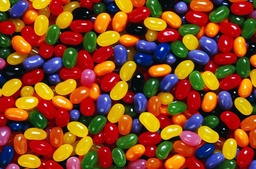
#> input picture Images/Jelly Beans.jpg, 256 x 169 px, shrunk from 680 x 450 before the run, found by its file name
$ python bean_counter.py
#> lines starting #> are read from the running program, lines starting #| are printed output that depends on the picture
### colour_helper.py
# Colour Helper
# Functions that help wither colours


light_pixel = (255, 255, 255)
light_gray = (128, 128, 128)
dark_gray = (127, 127, 127)
dark_pixel = (0, 0, 0)


# [30 lines left out: functions is_light, pixel_to_grayscale, not called in this run]


def pixel_to_name(pixel: tuple) -> str:

    red, green, blue = pixel

    if red < 55 and blue < 55 and green > 130:
        return "green"

    # Jelly bean colours
    elif red < 80 and green > 90 and blue < 50:
        return "jelly bean green"
    elif  240 > red > 210 and 220 > green > 180 and blue < 50:
        return "yellow"
    elif 220 > red > 50 and blue > 170 and  220 > green > 70:
        return "blue"
    elif  10 > red and  green < 30 and blue > 80:
        return "dark blue"

    elif red > 170 and blue < 20 and green > 10:
        return "red"

    # Ball colour
    elif red > 220 and 90 > blue > 30  and 90 > green > 30:
        return "red ball"


    else:
        return "colour unknown"


# print(pixel_to_name((180, 3, 2)))
# print(pixel_to_name((255, 255, 255)))
# print(pixel_to_name((70, 79, 196)))

### bean_counter.py
# Jelly bean counter
# Illia Nyshpor
# 09.01.24

# Version 0.1
# Count and report on the percentage of red beans

# Version 0.2
# Count and report on the percentage of green beans

# Version 0.3
# Count and report on the percentage of yellow and blue beans

RED_PIXEL  = (160,0,0)
GREEN_PIXEL = (0, 160, 0)
YELLOW_PIXEL = (220, 183, 3)
BLUE_PIXEL = (20, 40, 160)
DARK_BLUE_PIXEL = (0, 0, 220)

from PIL import Image

import colour_helper

jelly_bean_im  = Image.open("./Images/Jelly beans.jpg")
#> jelly_bean_im is the input picture: PIL image 256x169 RGB; mean R, G, B 133.2, 71.1, 33

rp = []
gp = []
yp = []
bp = []
dbp = []

for y in range(jelly_bean_im.height):
    for x in range(jelly_bean_im.width):
        cp = jelly_bean_im.getpixel((x, y))

        if colour_helper.pixel_to_name(cp) == "red":
            rp.append((x,y))
        elif colour_helper.pixel_to_name(cp) == "jelly bean green":
            gp.append((x, y))
        elif colour_helper.pixel_to_name(cp) == "yellow":
            yp.append((x, y))
        elif colour_helper.pixel_to_name(cp) == "blue":
            bp.append((x, y))
        elif colour_helper.pixel_to_name(cp) == "dark blue":
            dbp.append((x, y))


oimwidth = jelly_bean_im.width
oimheight = jelly_bean_im.height

pixel_map = Image.new("RGB", (oimwidth, oimheight))
#> pixel_map: PIL image 256x169 RGB; every value is 0
for pixel_loc in dbp:
    pixel_map.putpixel(pixel_loc, DARK_BLUE_PIXEL)
#> this loop made 276 passes
#> pixel_loc on passes 1 to 3: (111, 6), (110, 7), (111, 7)
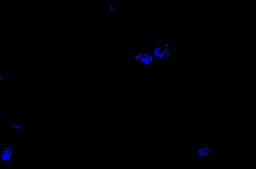
#> pixel_map: PIL image 256x169 RGB; mean R, G, B 0, 0, 1.4

for pixel_loc in bp:
    pixel_map.putpixel(pixel_loc, BLUE_PIXEL)
#> this loop made 1218 passes
#> pixel_loc on passes 1 to 3: (21, 2), (23, 2), (24, 2)
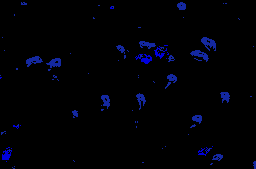
#> pixel_map: PIL image 256x169 RGB; mean R, G, B 0.6, 1.1, 5.9
pixel_map.save("./Images/Blue_pixel_map.jpg")

for pixel_loc in rp:
    pixel_map.putpixel(pixel_loc, RED_PIXEL)
#> this loop made 6055 passes
#> pixel_loc on passes 1 to 3: (32, 0), (33, 0), (36, 0)
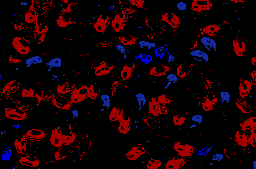
#> pixel_map: PIL image 256x169 RGB; mean R, G, B 23, 1.1, 5.9
pixel_map.save("./Images/pixel_map.jpg")

for pixel_loc in gp:
    pixel_map.putpixel(pixel_loc, GREEN_PIXEL)
#> this loop made 1745 passes
#> pixel_loc on passes 1 to 3: (149, 0), (150, 0), (155, 0)
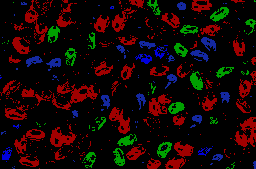
#> pixel_map: PIL image 256x169 RGB; mean R, G, B 23, 7.6, 5.9
pixel_map.save("./Images/pixel_map.jpg")

for pixel_loc in yp:
    pixel_map.putpixel(pixel_loc, YELLOW_PIXEL)
#> this loop made 2882 passes
#> pixel_loc on passes 1 to 3: (0, 0), (1, 0), (6, 0)
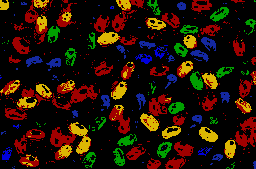
#> pixel_map: PIL image 256x169 RGB; mean R, G, B 37.6, 19.8, 6.1

pixel_map.save("./Images/pixel_map.jpg")
pixel_map.close

rp_count = len(rp)
gp_count = len(gp)
yp_count = len(yp)
bp_count = len(bp)
dbp_count = len(dbp)

tp = jelly_bean_im.width * jelly_bean_im.height
rp_percentage = rp_count / tp * 100

tp = jelly_bean_im.width * jelly_bean_im.height
gp_percentage = gp_count / tp * 100

tp = jelly_bean_im.width * jelly_bean_im.height
yp_percentage = yp_count / tp * 100

tp = jelly_bean_im.width * jelly_bean_im.height
bp_percentage = bp_count / tp * 100

tp = jelly_bean_im.width * jelly_bean_im.height
dbp_percentage = dbp_count / tp * 100

# print(rp)
# print(rp_count)
print(f"Red pixels: {rp_percentage:.2f} %")
#| Red pixels: 14.00 %

# print(gp_count)
print(f"Green pixels: {gp_percentage:.2f} %")
#| Green pixels: 4.03 %

# print(yp_count)
print(f"Yellow pixels: {yp_percentage:.2f} %")
#| Yellow pixels: 6.66 %

#print(bp_count)
print(f"Blue pixels: {bp_percentage:.2f} %")
#| Blue pixels: 2.82 %

print(f"Dark blue pixels: {dbp_percentage:.2f} %")
#| Dark blue pixels: 0.64 %
jelly_bean_im.close()
